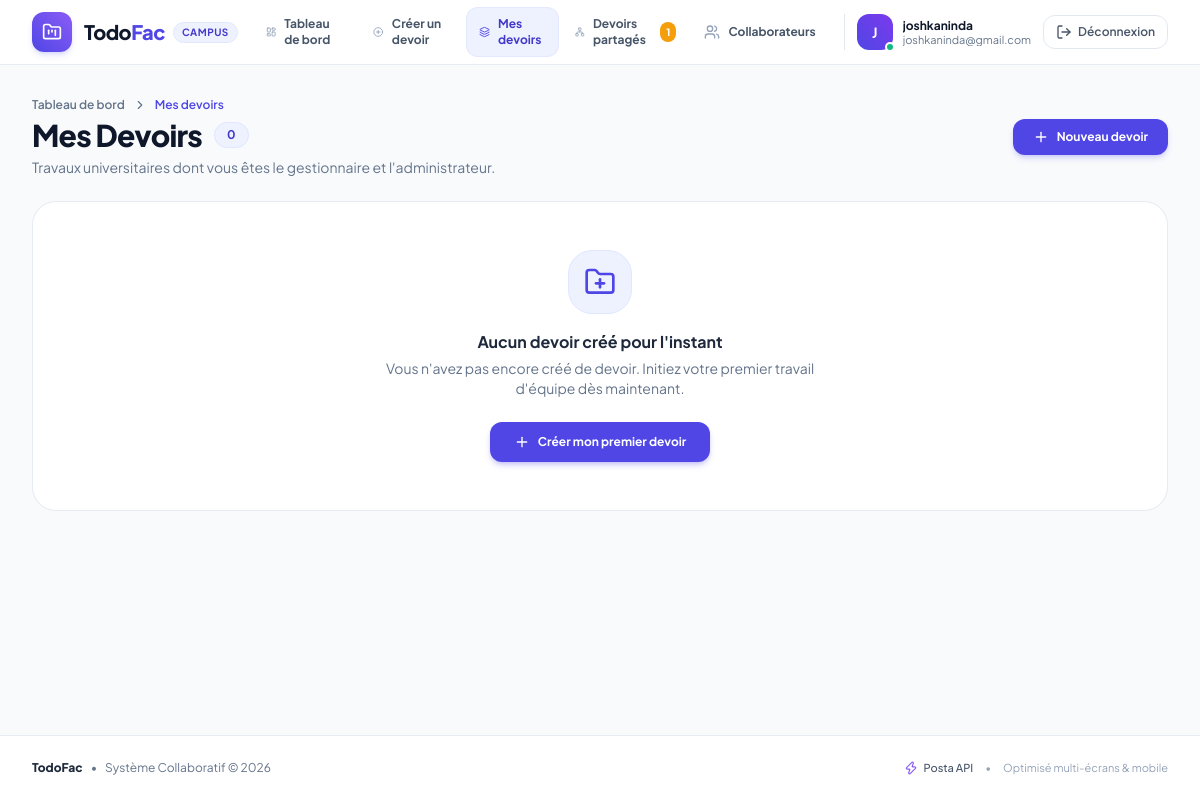
Screenshot of /mes-devoirs (signed in) with the database file from the repository.
### app.py (models this page shows, shortened)
class User(UserMixin, db.Model):
    __tablename__ = "user"
    id = db.Column(db.Integer, primary_key=True)
    nom = db.Column(db.String(100), nullable=False)
    email = db.Column(db.String(120), unique=True, nullable=False, index=True)
    password_hash = db.Column(db.String(255), nullable=True)
    date_creation = db.Column(db.DateTime, default=lambda: datetime.now(timezone.utc))
    projets_administres = db.relationship(
        "Projet", backref="admin", lazy=True, cascade="all, delete-orphan"
    )
    participations = db.relationship(
        "Invitation", backref="user", lazy=True, cascade="all, delete-orphan"
    )

### app.py (the view)
@app.route("/mes-devoirs")
@login_required
def mes_devoirs():
    projets = (
        Projet.query.filter_by(admin_id=current_user.id)
        .order_by(Projet.date_creation.desc())
        .all()
    )
    return render_template("mes_devoirs.html", projets=projets)

### app.py (called while the page is built)
@login_manager.user_loader
def load_user(user_id):
    return db.session.get(User, int(user_id))

@app.context_processor
def inject_globals():
    if current_user.is_authenticated:
        pending_count = Invitation.query.filter_by(
            user_id=current_user.id, statut="en_attente"
        ).count()
        return {"pending_invitations_count": pending_count}
    return {"pending_invitations_count": 0}

### templates/mes_devoirs.html (shortened to what this page needs)
{% extends "base.html" %}
{% block content %}
<div class="space-y-5 sm:space-y-6">
    <div class="flex flex-col sm:flex-row sm:items-center sm:justify-between gap-3 sm:gap-4">
        <div>
            <div class="flex items-center gap-2 text-xs font-semibold text-slate-500 mb-1">
                <a href="{{ url_for('index') }}" class="hover:text-indigo-600 transition">Tableau de bord</a>
                <i data-lucide="chevron-right" class="w-3.5 h-3.5"></i>
                <span class="text-indigo-600">Mes devoirs</span>
            </div>
            <div class="flex items-center gap-2.5 sm:gap-3">
                <h1 class="text-xl xs:text-2xl sm:text-3xl font-extrabold text-slate-900 tracking-tight">Mes Devoirs</h1>
                <span class="inline-flex items-center px-2.5 py-0.5 sm:px-3 sm:py-1 rounded-full text-xs font-bold bg-indigo-50 text-indigo-700 border border-indigo-100">
                    {{ projets|length }}
                </span>
            </div>
            <p class="text-xs sm:text-sm text-slate-500 mt-1">
                Travaux universitaires dont vous êtes le gestionnaire et l'administrateur.
            </p>
        </div>
        <a href="{{ url_for('creer_devoir') }}"
           class="inline-flex items-center justify-center gap-2 px-5 py-2.5 rounded-xl text-xs font-bold text-white bg-indigo-600 hover:bg-indigo-700 shadow-md shadow-indigo-600/20 transition-all w-full sm:w-auto text-center active:scale-95">
            <i data-lucide="plus" class="w-4 h-4"></i>
            <span>Nouveau devoir</span>
        </a>
    </div>
    {% if not projets %}
        <div class="bg-white rounded-2xl sm:rounded-3xl border border-slate-200/80 p-8 sm:p-12 text-center shadow-xs">
            <div class="w-14 h-14 sm:w-16 sm:h-16 rounded-2xl sm:rounded-3xl bg-indigo-50 text-indigo-600 mx-auto flex items-center justify-center mb-3 sm:mb-4 border border-indigo-100">
                <i data-lucide="folder-plus" class="w-7 h-7 sm:w-8 sm:h-8"></i>
            </div>
            <h3 class="text-sm sm:text-base font-bold text-slate-800">Aucun devoir créé pour l'instant</h3>
            <p class="text-xs sm:text-sm text-slate-500 mt-1 max-w-md mx-auto">
                Vous n'avez pas encore créé de devoir. Initiez votre premier travail d'équipe dès maintenant.
            </p>
            <div class="mt-5 sm:mt-6">
                <a href="{{ url_for('creer_devoir') }}"
                   class="inline-flex items-center justify-center gap-2 px-6 py-3 rounded-xl text-xs font-bold text-white bg-indigo-600 hover:bg-indigo-700 shadow-md shadow-indigo-600/25 transition w-full sm:w-auto">
                    <i data-lucide="plus" class="w-4 h-4"></i>
                    <span>Créer mon premier devoir</span>
                </a>
            </div>
        </div>
    {% endif %}
</div>
{% endblock %}

### templates/base.html (shortened to what this page needs)
<!DOCTYPE html>
<html lang="fr" class="h-full bg-slate-50/60">
<head>
    <script src="https://cdn.tailwindcss.com"></script>
</head>
<body class="min-h-full flex flex-col font-sans antialiased text-slate-800 bg-slate-50/50 selection:bg-indigo-500 selection:text-white pb-20 lg:pb-0">
    <header class="sticky top-0 z-40 bg-white/90 backdrop-blur-xl border-b border-slate-200/80 shadow-2xs">
        <div class="max-w-7xl mx-auto px-3.5 sm:px-6 lg:px-8">
            <div class="h-16 flex items-center justify-between gap-2 sm:gap-4">
                <div class="flex items-center gap-2.5 sm:gap-3 shrink-0">
                    <a href="{{ url_for('index') }}" class="flex items-center gap-2.5 sm:gap-3 group">
                        <div class="w-9 h-9 sm:w-10 sm:h-10 rounded-xl bg-gradient-to-tr from-indigo-600 to-violet-500 text-white flex items-center justify-center shadow-md shadow-indigo-500/20 group-hover:scale-105 transition-transform duration-200">
                            <i data-lucide="folder-kanban" class="w-5 h-5"></i>
                        </div>
                        <div class="flex items-center gap-1.5 sm:gap-2">
                            <span class="text-lg sm:text-xl font-extrabold tracking-tight text-slate-900">Todo<span class="text-indigo-600">Fac</span></span>
                            <span class="hidden xs:inline-flex items-center gap-1 text-[10px] font-bold uppercase tracking-wider bg-indigo-50 text-indigo-700 px-2 py-0.5 rounded-full border border-indigo-100">
                                Campus
                            </span>
                        </div>
                    </a>
                </div>
                <nav class="hidden lg:flex items-center gap-1">
                    <a href="{{ url_for('index') }}"
                       class="inline-flex items-center gap-2 px-3 py-2 rounded-xl text-xs font-bold transition-all duration-200 {% if request.endpoint == 'index' %}bg-indigo-50 text-indigo-700 border border-indigo-100/80 shadow-2xs{% else %}text-slate-600 hover:text-slate-900 hover:bg-slate-100/80{% endif %}">
                        <i data-lucide="layout-dashboard" class="w-4 h-4 {% if request.endpoint == 'index' %}text-indigo-600{% else %}text-slate-400{% endif %}"></i>
                        <span>Tableau de bord</span>
                    </a>
                    <a href="{{ url_for('creer_devoir') }}"
                       class="inline-flex items-center gap-2 px-3 py-2 rounded-xl text-xs font-bold transition-all duration-200 {% if request.endpoint == 'creer_devoir' %}bg-indigo-50 text-indigo-700 border border-indigo-100/80 shadow-2xs{% else %}text-slate-600 hover:text-slate-900 hover:bg-slate-100/80{% endif %}">
                        <i data-lucide="plus-circle" class="w-4 h-4 {% if request.endpoint == 'creer_devoir' %}text-indigo-600{% else %}text-slate-400{% endif %}"></i>
                        <span>Créer un devoir</span>
                    </a>
                    <a href="{{ url_for('mes_devoirs') }}"
                       class="inline-flex items-center gap-2 px-3 py-2 rounded-xl text-xs font-bold transition-all duration-200 {% if request.endpoint == 'mes_devoirs' %}bg-indigo-50 text-indigo-700 border border-indigo-100/80 shadow-2xs{% else %}text-slate-600 hover:text-slate-900 hover:bg-slate-100/80{% endif %}">
                        <i data-lucide="layers" class="w-4 h-4 {% if request.endpoint == 'mes_devoirs' %}text-indigo-600{% else %}text-slate-400{% endif %}"></i>
                        <span>Mes devoirs</span>
                    </a>
                    <a href="{{ url_for('devoirs_partages') }}"
                       class="inline-flex items-center gap-2 px-3 py-2 rounded-xl text-xs font-bold transition-all duration-200 {% if request.endpoint == 'devoirs_partages' %}bg-indigo-50 text-indigo-700 border border-indigo-100/80 shadow-2xs{% else %}text-slate-600 hover:text-slate-900 hover:bg-slate-100/80{% endif %}">
                        <i data-lucide="network" class="w-4 h-4 {% if request.endpoint == 'devoirs_partages' %}text-indigo-600{% else %}text-slate-400{% endif %}"></i>
                        <span>Devoirs partagés</span>
                        {% if pending_invitations_count and pending_invitations_count > 0 %}
                            <span class="inline-flex items-center justify-center px-1.5 py-0.5 text-[10px] font-extrabold bg-amber-500 text-white rounded-full animate-pulse">
                                {{ pending_invitations_count }}
                            </span>
                        {% endif %}
                    </a>
                    <a href="{{ url_for('collaborateurs') }}"
                       class="inline-flex items-center gap-2 px-3 py-2 rounded-xl text-xs font-bold transition-all duration-200 {% if request.endpoint == 'collaborateurs' %}bg-indigo-50 text-indigo-700 border border-indigo-100/80 shadow-2xs{% else %}text-slate-600 hover:text-slate-900 hover:bg-slate-100/80{% endif %}">
                        <i data-lucide="users" class="w-4 h-4 {% if request.endpoint == 'collaborateurs' %}text-indigo-600{% else %}text-slate-400{% endif %}"></i>
                        <span>Collaborateurs</span>
                    </a>
                </nav>
                <div class="flex items-center gap-2 sm:gap-3">
                    <div class="flex items-center gap-2 sm:gap-2.5 pl-2 sm:pl-3 sm:border-l sm:border-slate-200">
                        <div class="relative shrink-0">
                            <div class="w-8 h-8 sm:w-9 sm:h-9 rounded-xl bg-gradient-to-tr from-indigo-600 to-violet-600 text-white flex items-center justify-center font-bold text-xs sm:text-sm shadow-xs">
                                {{ current_user.nom[0]|upper }}
                            </div>
                            <span class="absolute -bottom-0.5 -right-0.5 w-2.5 h-2.5 bg-emerald-500 border-2 border-white rounded-full"></span>
                        </div>
                        <div class="hidden sm:block text-left min-w-0 max-w-[130px] md:max-w-[170px]">
                            <p class="text-xs font-bold text-slate-900 leading-tight truncate">{{ current_user.nom }}</p>
                            <p class="text-[11px] text-slate-500 leading-tight truncate" title="{{ current_user.email }}">{{ current_user.email }}</p>
                        </div>
                    </div>
                    <a href="{{ url_for('logout') }}"
                       title="Se déconnecter"
                       class="inline-flex items-center gap-1.5 text-xs font-semibold text-slate-600 hover:text-rose-600 bg-white hover:bg-rose-50 px-2.5 sm:px-3 py-2 rounded-xl border border-slate-200 hover:border-rose-200 transition-all shadow-2xs shrink-0">
                        <i data-lucide="log-out" class="w-4 h-4"></i>
                        <span class="hidden md:inline">Déconnexion</span>
                    </a>
                </div>
            </div>
        </div>
    </header>
    <main class="flex-grow max-w-7xl mx-auto px-3.5 sm:px-6 lg:px-8 py-5 sm:py-8 w-full space-y-5 sm:space-y-6">
        {% block content %}{% endblock %}
    </main>
    <footer class="bg-white border-t border-slate-200/80 py-6 text-xs text-slate-500 mt-auto">
        <div class="max-w-7xl mx-auto px-4 sm:px-6 lg:px-8 flex flex-col sm:flex-row items-center justify-between gap-3 text-center sm:text-left">
            <div class="flex items-center justify-center sm:justify-start gap-2 flex-wrap">
                <span class="font-extrabold text-slate-800">TodoFac</span>
                <span>&bull;</span>
                <span>Système Collaboratif &copy; 2026</span>
            </div>
            <div class="flex items-center justify-center sm:justify-end gap-3 text-slate-400 text-[11px]">
                <span class="flex items-center gap-1.5 text-slate-600 font-medium">
                    <i data-lucide="zap" class="w-3.5 h-3.5 text-violet-500"></i>
                    Posta API
                </span>
                <span>&bull;</span>
                <span>Optimisé multi-écrans &amp; mobile</span>
            </div>
        </div>
    </footer>
</body>
</html>

### templates/base.html (style rules this page uses)
html, body { overflow-x: hidden; max-width: 100vw; }

### rows the page displays
User: nom "J", nom "joshkaninda", email "joshkaninda@gmail.com"

### other values shown
{{ pending_invitations_count }} "1"
{{ projets|length }} "0"
